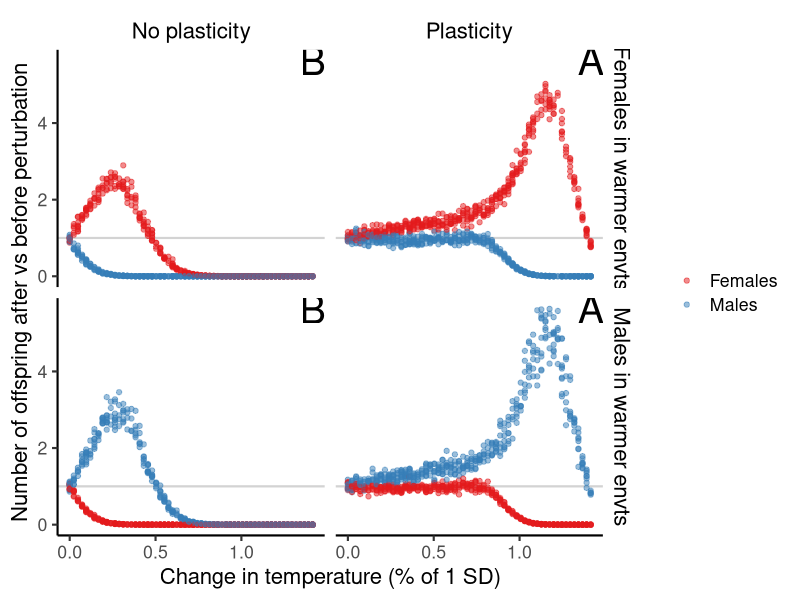
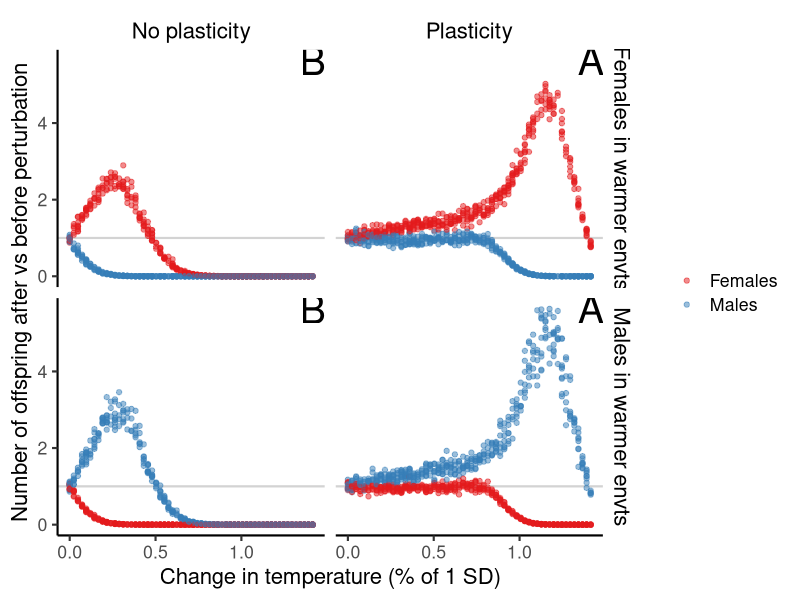

Write R code to recreate these figures, in order.
library("tidyverse")


the_data <- read.table(
        file="summary_all.csv", 
    sep=";", 
    header=T) %>% mutate(
        temp_plasticity = if_else(mu_tb > 0,"ON","OFF")
    ) %>% filter(
        time >= max(time) - 950
    )

# find out the different times pre and post perturbation
time_pre_post <- the_data %>% 
    dplyr::select(matches(match = "surviving_.*_juvs_")) %>%  # select column containing surviving_
    names() %>% # then get the column names of these columns
    gsub(pattern=".*?(\\d+)$",x=., replacement="\\1") %>%  # keep the numbers only
    as.numeric() %>% 
    unique() %>%
    sort()

the_data <- the_data %>% mutate(
   freq_fem_pre = !!rlang::sym(paste0("surviving_female_juvs_",time_pre_post[1])),
   freq_fem_post = !!rlang::sym(paste0("surviving_female_juvs_",time_pre_post[2])),
   freq_male_pre = !!rlang::sym(paste0("surviving_male_juvs_",time_pre_post[1])),
   freq_male_post = !!rlang::sym(paste0("surviving_male_juvs_",time_pre_post[2])),
   freq_fem_fraction = freq_fem_post / freq_fem_pre,
   freq_male_fraction = freq_male_post / freq_male_pre
)

the_data_l <- the_data %>% pivot_longer(
    cols = c(freq_fem_fraction, freq_male_fraction),
    names_to = "juvenile_type",
    values_to = "fraction"
) %>% mutate(
    label = if_else(
        grepl(
            pattern="fem",juvenile_type),"Females","Males"),
    panel_label = if_else(
        mu_tb == 0, "No plasticity", "Plasticity"
    ),
    panel_label2 = if_else(
        mu_tb == 0, "A", "B"
    ),
    female_warmer = if_else(toptm <= toptf, "Females in warmer envts", "Males in warmer envts")
)

label_data <- data.frame(
    panel_label = rev(unique(the_data_l$panel_label)),
    identifier = LETTERS[1:length(unique(the_data_l$panel_label))]
)

subdat <- the_data_l %>% 
    filter(grepl(x = file, pattern="sim_seasonal_tsd_18_03_2026_152608_.*")) %>%
    filter(intercept_change == max(intercept_change))

ggplot(data = the_data_l, 
       mapping = aes(x = intercept_change / 0.707, y = fraction)) +
    geom_hline(yintercept = 1, colour = "lightgrey", linewidth = 0.75) +
    geom_point(mapping = aes(colour = label), alpha = 0.5) +
    scale_colour_brewer(palette = "Set1") +
    labs(x = "Change in temperature (% of 1 SD)",
         y = "Number of offspring after vs before perturbation") +
    facet_grid(female_warmer ~ panel_label) + 
    guides(colour = guide_legend(title = NULL)) +
    geom_text(size = 10, 
              data = label_data, 
              mapping = aes(x = max(the_data_l$intercept_change / 0.707), y = max(the_data_l$fraction), label = identifier)) +
    theme_classic(base_size = 16) +
    theme(strip.background = element_rect(colour = "transparent")
          , strip.text = element_text(size = 16, colour = "#000000"))  

ggsave(filename="main_ms_plot.pdf", width=12, height=8)
